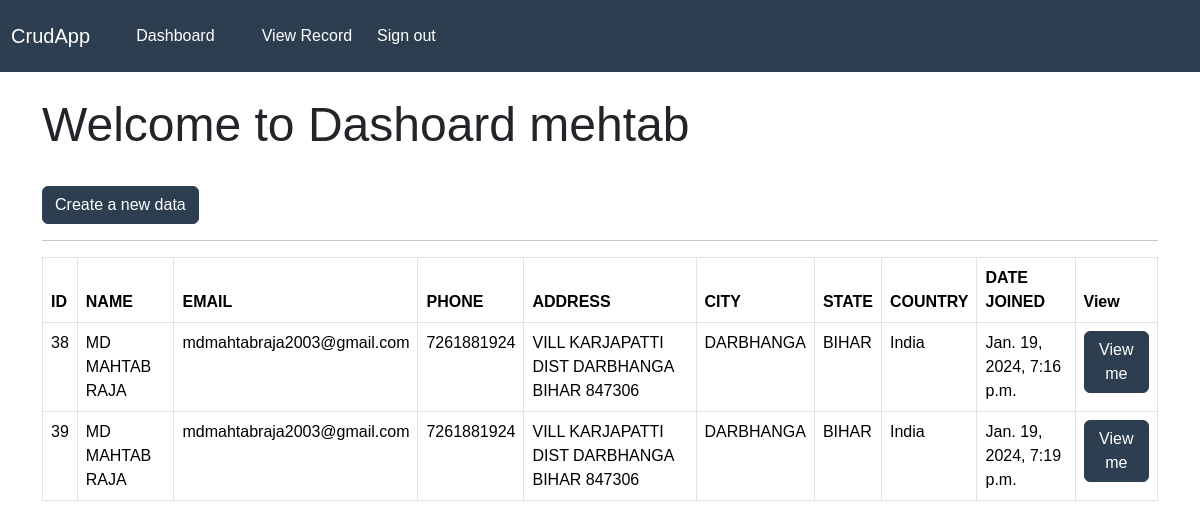
Screenshot of /dashboard/ (signed in) with the database file from the repository.
### crudapp/models.py (models this page shows)
class record(models.Model):
    creation_date=models.DateTimeField(auto_now_add=True)
    name = models.CharField(max_length=100)
    email = models.CharField(max_length=250)
    phone=models.CharField(max_length=10)
    address=models.TextField(max_length=100)
    city = models.CharField(max_length=15)
    state= models.CharField(max_length=15)
    country = models.CharField(max_length=20)

### crudapp/views.py (the view)
# urls.py: path('dashboard/',dashboard,name='dashboard'),
@login_required(login_url='/login')
def dashboard(request):
    data=record.objects.all()
    return render(request,'crudapp/dashboard.html',{'record':data})

### template/crudapp/dashboard.html
{% extends 'crudapp/base.html'%}
{% block content %}
<h1> Welcome to Dashoard {{user}} </h1>
<br>
<a class="btn btn-primary " href="/create-record">Create a new data</a>
<hr>
<table class="table  table-bordered">
    <thead>
      <tr>
        <th scope="col">ID</th>
        <th scope="col">NAME</th>
        <th scope="col">EMAIL</th>
        <th scope="col">PHONE</th>
        <th scope="col">ADDRESS</th>
        <th scope="col">CITY</th>
        <th scope="col">STATE</th>
        <th scope="col">COUNTRY</th>
        <th scope="col">DATE JOINED</th>
        <th scope="col">View</th>
      </tr>
    </thead>
    <tbody>
        {% for data in record %}
      <tr>
        <td>{{data.id}}</td>
        <td>{{data.name}}</td>
        <td>{{data.email}}</td>
        <td>{{data.phone}}</td>
        <td>{{data.address}}</td>
        <td>{{data.city}}</td>
        <td>{{data.state}}</td>
        <td>{{data.country}}</td>
        <td>{{data.creation_date}}</td>
        <td><a class="btn btn-primary" href="/view-record">View me </a></td>
      </tr>
      {% endfor %}
    </tbody>
  </table>
{% endblock %}

### template/crudapp/base.html (shortened to what this page needs)
{%load static %}
<!DOCTYPE html>
<html lang="en">
<head>
    <link rel="stylesheet" href="https://bootswatch.com/5/flatly/bootstrap.min.css">
    <link rel="stylesheet" href="{% static 'css/main.css'%}">
</head>
<body>
     {% include 'crudapp/navbar.html'%}
    <div class="container">
        <br>
         {% block content %}
         {% endblock %}
    </div>
</body>
</html>

### template/crudapp/navbar.html (shortened to what this page needs)
<nav class="navbar navbar-expand-lg navbar-dark bg-primary justify-content-center">
    <a class="navbar-brand main-heading" href="{% url '' %}">
      &nbsp; CrudApp
    </a>
      <div class="collapse navbar-collapse text-center" id="navbarNavDropdown">
        <ul class="navbar-nav mr-auto">
          {% if user.is_authenticated %}
            <li class="nav-item">
              <a class="nav-link" href="/dashboard">Dashboard &nbsp;  </a>
            </li>
            <a class="nav-link" href="/view-record">View Record &nbsp;  </a>
            <li class="nav-item" id="nav-itm">
              <a class="nav-link" href="/signout">Sign out &nbsp;  </a>
            </li>
        </ul>
        {% endif %}
      </div>
  </nav>

### static/css/main.css (style rules this page uses)
body { font-family: Arial, sans-serif; margin: 0; padding: 0; }
#nav-itm { float:right; }

### rows the page displays
record: id "38", name "MD MAHTAB RAJA", email "mdmahtabraja2003@gmail.com", phone "7261881924", address "VILL KARJAPATTI DIST DARBHANGA BIHAR 847306", city "DARBHANGA", state "BIHAR", country "India", creation_date "Jan. 19, 2024, 7:16 p.m."
record: id "39", name "MD MAHTAB RAJA", email "mdmahtabraja2003@gmail.com", phone "7261881924", address "VILL KARJAPATTI DIST DARBHANGA BIHAR 847306", city "DARBHANGA", state "BIHAR", country "India", creation_date "Jan. 19, 2024, 7:19 p.m."

### other values shown
{{ user }} "mehtab"
